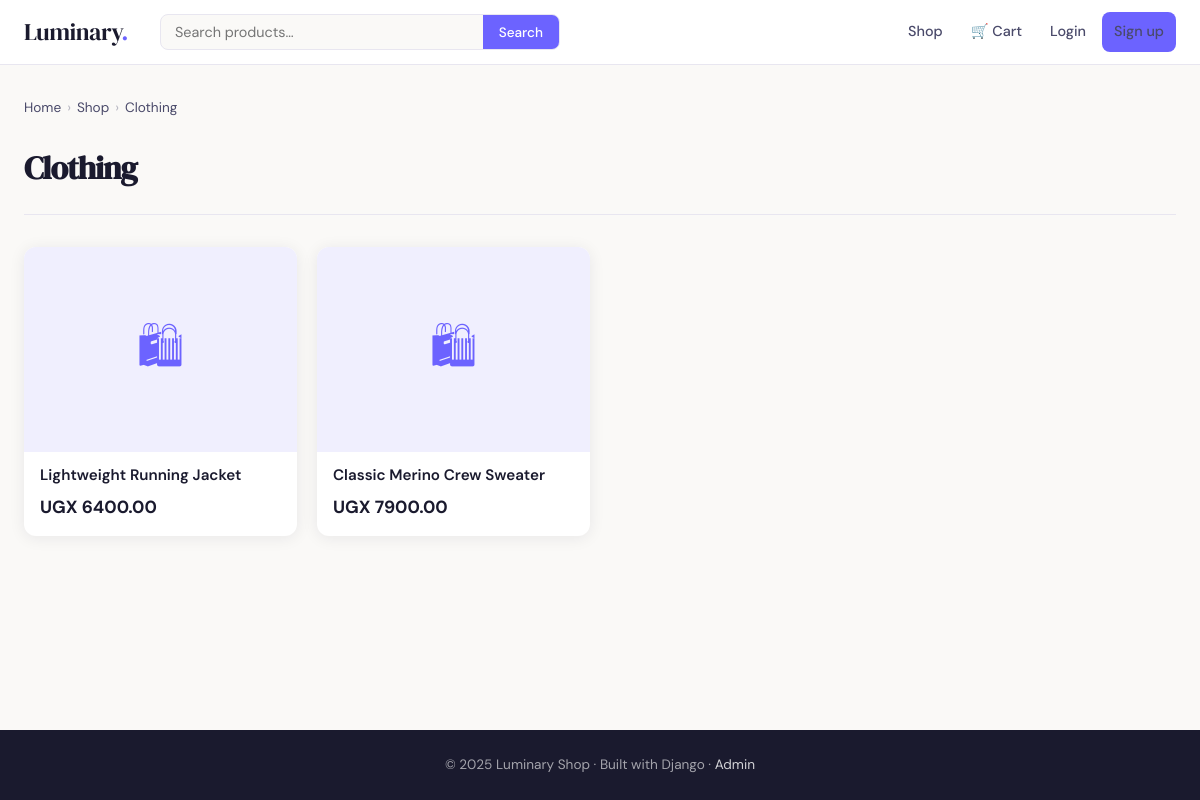
/category/clothing/, run on the app's committed database.
### store/models.py (models this page shows, shortened)
class Category(models.Model):
    name = models.CharField(max_length=100)
    slug = models.SlugField(unique=True)
    description = models.TextField(blank=True)
    created_at = models.DateTimeField(auto_now_add=True)
    class Meta:
        verbose_name_plural = 'Categories'
        ordering = ['name']

class Product(models.Model):
    category = models.ForeignKey(Category, on_delete=models.CASCADE, related_name='products')
    name = models.CharField(max_length=200)
    slug = models.SlugField(unique=True)
    description = models.TextField()
    price = models.DecimalField(max_digits=10, decimal_places=2)
    original_price = models.DecimalField(max_digits=10, decimal_places=2, null=True, blank=True)
    image = models.ImageField(upload_to='products/', blank=True, null=True)
    stock = models.PositiveIntegerField(default=0)
    is_featured = models.BooleanField(default=False)
    is_active = models.BooleanField(default=True)
    created_at = models.DateTimeField(auto_now_add=True)
    updated_at = models.DateTimeField(auto_now=True)
    class Meta:
        ordering = ['-created_at']
    def get_absolute_url(self):
        return reverse('store:product_detail', kwargs={'slug': self.slug})
    @property
    def in_stock(self):
        return self.stock > 0

### store/views.py (the view)
# urls.py: path('category/<slug:slug>/', views.category_view, name='category'),
def category_view(request, slug):
    category = get_object_or_404(Category, slug=slug)
    products = Product.objects.filter(category=category, is_active=True)
    return render(request, 'store/category.html', {
        'category': category,
        'products': products,
    })

### store/context_processors.py (called while the page is built)
def cart_count(request):
    count = 0
    try:
        if request.user.is_authenticated:
            cart = Cart.objects.filter(user=request.user).first()
        else:
            sk = request.session.session_key
            cart = Cart.objects.filter(session_key=sk).first() if sk else None
        if cart:
            count = cart.item_count
    except Exception:
        pass
    return {'cart_count': count}

### store/templates/store/category.html (shortened to what this page needs)
{% extends "store/base.html" %}
{% block content %}
<div class="breadcrumb">
  <a href="{% url 'store:home' %}">Home</a><span class="breadcrumb-sep">›</span>
  <a href="{% url 'store:product_list' %}">Shop</a><span class="breadcrumb-sep">›</span>
  <span>{{ category.name }}</span>
</div>
<div class="page-header">
  <h1>{{ category.name }}</h1>
</div>
{% if products %}
  <div class="product-grid">
    {% for product in products %}
      <a href="{{ product.get_absolute_url }}" class="product-card">
        <div class="product-card-img">
          {% if product.image %}<img src="{{ product.image.url }}" alt="{{ product.name }}">{% else %}🛍{% endif %}
        </div>
        <div class="product-card-body">
          <div class="product-card-name">{{ product.name }}</div>
          <div class="product-card-price">
            <span class="price-current">UGX {{ product.price }}</span>
          </div>
        </div>
      </a>
    {% endfor %}
  </div>
{% else %}
  <p style="color:var(--ink-light);padding:40px 0">No products in this category yet.</p>
{% endif %}
{% endblock %}

### store/templates/store/base.html (style rules this page uses)
*, *::before, *::after { box-sizing: border-box; margin: 0; padding: 0; }
:root { --ink: #1a1a2e; --ink-light: #4a4a6a; --accent: #6c63ff; --accent-light: #f0effe; --cream: #faf9f7; --white: #ffffff; --border: #e8e6f0; --success: #22c55e; --danger: #ef4444; --warning: #f59e0b; --radius: 12px; --shadow: 0 2px 16px rgba(26,26,46,.08); --shadow-lg: 0 8px 40px rgba(26,26,46,.14); }
body { font-family: 'DM Sans', sans-serif; background: var(--cream); color: var(--ink); line-height: 1.6; min-height: 100vh; display: flex; flex-direction: column; }
.product-grid { display: grid; grid-template-columns: repeat(auto-fill, minmax(220px, 1fr)); gap: 20px; }
.product-card { background: var(--white); border-radius: var(--radius); overflow: hidden; box-shadow: var(--shadow); transition: transform .2s, box-shadow .2s; text-decoration: none; color: inherit; display: block; }
.product-card-img { width: 100%; aspect-ratio: 4/3; object-fit: cover; background: var(--accent-light); display: flex; align-items: center; justify-content: center; color: var(--accent); font-size: 3rem; }
.product-card-body { padding: 14px 16px; }
.product-card-name { font-size: .95rem; font-weight: 600; margin-bottom: 8px; line-height: 1.3; }
.product-card-price { display: flex; align-items: center; gap: 8px; }
.price-current { font-size: 1.1rem; font-weight: 700; color: var(--ink); }
.page-header { margin-bottom: 32px; padding-bottom: 20px; border-bottom: 1px solid var(--border); }
.page-header h1 { font-family: 'DM Serif Display', serif; font-size: 2rem; letter-spacing: -.03em; }
.breadcrumb { display: flex; gap: 6px; align-items: center; font-size: .85rem; color: var(--ink-light); margin-bottom: 24px; }
.breadcrumb a { color: var(--ink-light); text-decoration: none; }
.breadcrumb-sep { opacity: .4; }

### data on the page
Category: name "Clothing"
Product: name "Lightweight Running Jacket", price "6400.00"
Product: name "Classic Merino Crew Sweater", price "7900.00"
